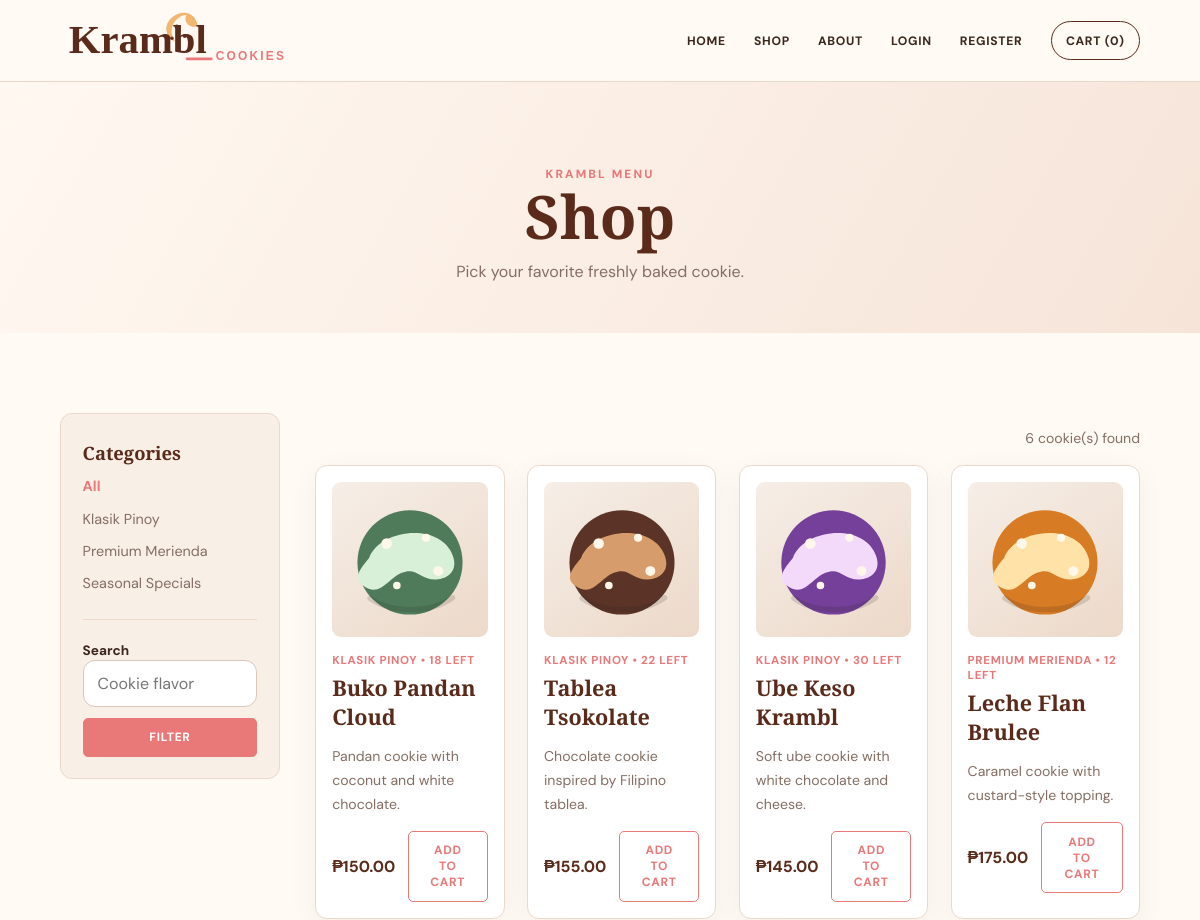
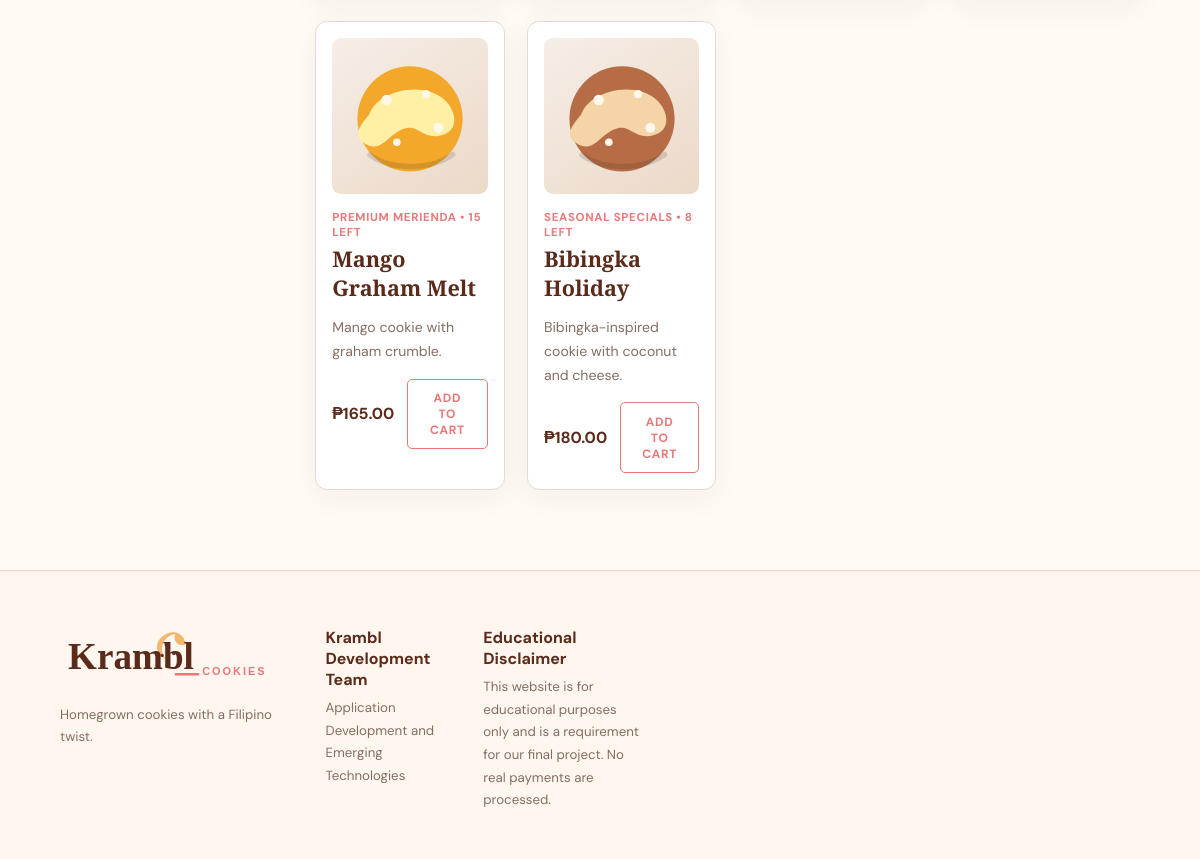
The page /store.php on the database its author committed (2 pictures, top to bottom).
### tables this page shows
CREATE TABLE categories (
    id INT AUTO_INCREMENT PRIMARY KEY,
    name VARCHAR(80) NOT NULL
);

CREATE TABLE products (
    id INT AUTO_INCREMENT PRIMARY KEY,
    category_id INT NOT NULL,
    name VARCHAR(120) NOT NULL,
    description TEXT NOT NULL,
    price DECIMAL(10,2) NOT NULL,
    stock INT NOT NULL DEFAULT 0,
    image VARCHAR(255) NOT NULL,
    is_active TINYINT(1) NOT NULL DEFAULT 1,
    FOREIGN KEY (category_id) REFERENCES categories(id)
);

### includes/functions.php (called while the page is built, shortened)
<?php
function clean($value) {
    return htmlspecialchars($value, ENT_QUOTES, "UTF-8");
}
function money($value) {
    return "₱" . number_format($value, 2);
}
?>

### store.php (the view, shortened to what this page needs)
<?php
include __DIR__ . "/config.php";
$category = 0;
$search = "";
$sql = "SELECT products.*, categories.name AS category_name
        FROM products
        INNER JOIN categories ON products.category_id = categories.id
        WHERE products.is_active = 1";
$sql = $sql . " ORDER BY categories.name, products.name";
$products = mysqli_query($conn, $sql);
$categories = mysqli_query($conn, "SELECT * FROM categories ORDER BY name");
include "includes/header.php";
?>
<section class="page-hero compact">
    <span class="eyebrow">Krambl Menu</span>
    <h1>Shop</h1>
    <p>Pick your favorite freshly baked cookie.</p>
</section>
<section class="shop-layout section">
    <aside class="shop-sidebar">
        <h3>Categories</h3>
        <a href="store.php" class="<?php if ($category == 0) echo "active"; ?>">All</a>
        <?php while ($row = mysqli_fetch_array($categories, MYSQLI_ASSOC)) { ?>
            <a href="?category=<?php echo $row["id"]; ?>"
               class="<?php if ($category == $row["id"]) echo "active"; ?>">
                <?php echo clean($row["name"]); ?>
            </a>
        <?php } ?>
        <hr>
        <form method="get">
            <label>Search</label>
            <input name="q" value="<?php echo clean($search); ?>" placeholder="Cookie flavor">
            <button class="btn small">Filter</button>
        </form>
    </aside>
    <div>
        <div class="shop-top">
            <p><?php echo mysqli_num_rows($products); ?> cookie(s) found</p>
        </div>
        <div class="product-grid">
            <?php while ($product = mysqli_fetch_array($products, MYSQLI_ASSOC)) { ?>
                <article class="product-card">
                    <div class="product-image">
                        <img src="<?php echo clean($product["image"]); ?>" alt="<?php echo clean($product["name"]); ?>">
                    </div>
                    <span><?php echo clean($product["category_name"]); ?> • <?php echo $product["stock"]; ?> left</span>
                    <h3><?php echo clean($product["name"]); ?></h3>
                    <p><?php echo clean($product["description"]); ?></p>
                    <div class="product-bottom">
                        <strong><?php echo money($product["price"]); ?></strong>
                        <?php if ($product["stock"] > 0) { ?>
                            <form method="post" action="cart.php">
                                <button class="btn outline small" name="add">Add to Cart</button>
                            </form>
                        <?php } else { ?>
                            <em>Sold out</em>
                        <?php } ?>
                    </div>
                </article>
            <?php } ?>
        </div>
    </div>
</section>
<?php include "includes/footer.php"; ?>

### assets/css/style.css (style rules this page uses)
:root { --brown: #5a2b1b; --brown2: #7b432c; --coral: #e97879; --coral-dark: #d85f61; --cream: #fffaf4; --beige: #f6eadc; --peach: #f4d4bf; --ink: #3b251d; --muted: #846e64; --line: #ead9ca; --white: #fff; --shadow: 0 18px 50px rgba(86, 44, 28, 0.1); }
* { box-sizing: border-box; }
html { scroll-behavior: smooth; }
body { margin: 0; background: var(--cream); color: var(--ink); font-family: "DM Sans", sans-serif; }
a { color: inherit; }
img { max-width: 100%; display: block; }
button, input, select, textarea { font: inherit; }
h1, h2, h3 { font-family: "Playfair Display", serif; color: var(--brown); margin: 0.3rem 0; }
h1 { font-size: clamp(3rem, 6.4vw, 6.2rem); line-height: 0.95; }
h3 { font-size: 1.35rem; }
p { line-height: 1.7; }
.eyebrow { text-transform: uppercase; letter-spacing: 0.18em; font-size: 0.74rem; font-weight: 800; color: var(--coral); }
.btn { display: inline-flex; align-items: center; justify-content: center; background: var(--coral); color: #fff; border: 1px solid var(--coral); border-radius: 5px; padding: 0.9rem 1.35rem; text-decoration: none; text-transform: uppercase; font-weight: 700; font-size: 0.75rem; letter-spacing: 0.06em; cursor: pointer; transition: 0.2s; }
.btn.small { padding: 0.65rem 1rem; }
.btn.outline { background: transparent; color: var(--coral); }
.section { padding: 5rem 5vw; }
.product-grid { display: grid; grid-template-columns: repeat(4, minmax(0, 1fr)); gap: 1.4rem; }
.product-card { background: #fff; border: 1px solid var(--line); border-radius: 12px; padding: 1rem; box-shadow: 0 8px 30px rgba(86, 44, 28, 0.05); transition: 0.25s; }
.product-image { background: linear-gradient(145deg, #f6eee7, #ecd9c9); border-radius: 9px; overflow: hidden; aspect-ratio: 1; }
.product-card img { width: 100%; height: 100%; object-fit: contain; padding: 0.3rem; transition: 0.3s; }
.product-card > span { display: block; color: var(--coral); font-size: 0.72rem; font-weight: 700; margin-top: 1rem; text-transform: uppercase; letter-spacing: 0.06em; }
.product-card h3 { font-size: 1.35rem; }
.product-card p { font-size: 0.88rem; color: var(--muted); min-height: 48px; }
.product-bottom { display: flex; align-items: center; justify-content: space-between; gap: 0.8rem; }
.product-bottom strong { color: var(--brown); font-size: 1rem; }
.page-hero { padding: 5rem 5vw 3rem; background: linear-gradient(120deg, #fff8f1, #f6e4d8); text-align: center; }
.page-hero.compact h1 { font-size: clamp(2.8rem, 5vw, 4.5rem); }
.page-hero p { max-width: 650px; margin: 0.8rem auto 0; color: var(--muted); }
.shop-layout { display: grid; grid-template-columns: 220px 1fr; gap: 2.2rem; align-items: start; }
.shop-sidebar { background: #f8efe7; border: 1px solid var(--line); border-radius: 12px; padding: 1.35rem; position: sticky; top: 105px; }
.shop-sidebar h3 { font-size: 1.15rem; }
.shop-sidebar > a { display: block; padding: 0.45rem 0; text-decoration: none; font-size: 0.9rem; color: var(--muted); }
.shop-sidebar > a.active, .shop-sidebar > a:hover { color: var(--coral); font-weight: 700; }
.shop-sidebar hr { border: 0; border-top: 1px solid var(--line); margin: 1.2rem 0; }
.shop-sidebar label { font-weight: 700; font-size: 0.85rem; }
.shop-sidebar .btn { width: 100%; margin-top: 0.7rem; }
.shop-top { display: flex; justify-content: flex-end; color: var(--muted); font-size: 0.88rem; }
input, textarea, select { width: 100%; padding: 0.85rem 1rem; border: 1px solid var(--line); border-radius: 6px; background: white; color: var(--ink); }
.form-card input, .form-card textarea, .form-card select, .shop-sidebar input, .shop-sidebar select { width: 100%; padding: 12px 14px; border: 1px solid #d8c7bb; border-radius: 12px; background: #fff; }

### rows shown on the page
categories: name "Klasik Pinoy"
categories: name "Premium Merienda"
categories: name "Seasonal Specials"
products: image (picture), category.name "KLASIK PINOY", stock "18", name "Buko Pandan Cloud", description "Pandan cookie with coconut and white chocolate.", price "₱150.00"
products: image (picture), category.name "KLASIK PINOY", stock "22", name "Tablea Tsokolate", description "Chocolate cookie inspired by Filipino tablea.", price "₱155.00"
products: image (picture), category.name "KLASIK PINOY", stock "30", name "Ube Keso Krambl", description "Soft ube cookie with white chocolate and cheese.", price "₱145.00"
products: image (picture), category.name "PREMIUM MERIENDA", stock "12", name "Leche Flan Brulee", description "Caramel cookie with custard-style topping.", price "₱175.00"
products: image (picture), category.name "PREMIUM MERIENDA", stock "15", name "Mango Graham Melt", description "Mango cookie with graham crumble.", price "₱165.00"
products: image (picture), category.name "SEASONAL SPECIALS", stock "8", name "Bibingka Holiday", description "Bibingka-inspired cookie with coconut and cheese.", price "₱180.00"

### other values the page prints
cart_count() "0"
mysqli_num_rows($products) "6"
GROUP_NAME "Krambl Development Team"
